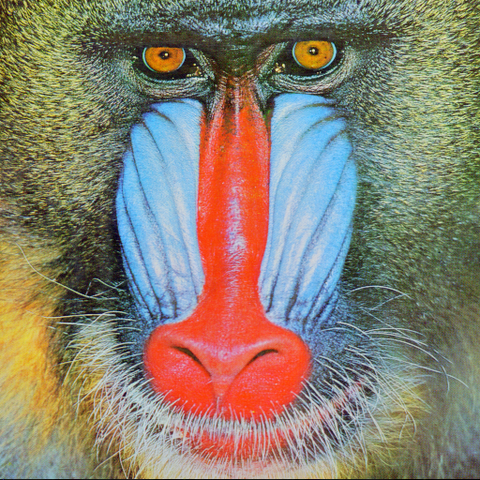
#> input picture machine-learning/scikit/mandrill.png, 480 x 480 px
$ python template_matching.py mandrill.png target.png   (older library calls are emulated)
#> lines starting #> are read from the running program, lines starting #| are printed output that depends on the picture
import sys
import numpy as np
from skimage import io
import matplotlib.pyplot as plt
import matplotlib.cm as cm


# [8 lines of commented-out code are left out]
template = io.imread('mandrill.png', as_grey = True)
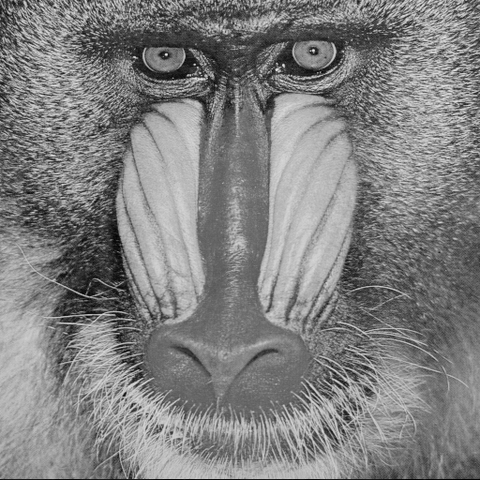
#> template: shape (480, 480) float64; min 0.00979, max 0.947, mean 0.506
target = io.imread('target.png', as_grey = True)
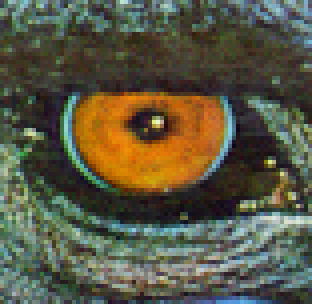
#> input picture machine-learning/scikit/target.png, 78 x 76 px (shown 4 times larger)
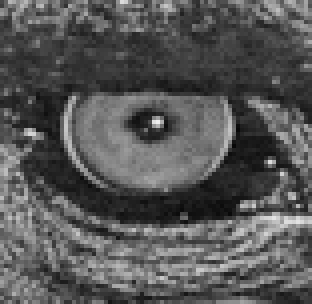
#> target: shape (76, 78) float64 (shown 4 times larger); min 0.0328, max 0.939, mean 0.339
th, tw = template.shape
#> th = 480; tw = 480


# variable for SSD
score_map = np.zeros(
        shape = (
            th - target.shape[0], # target.shape[0] - th,
            tw - target.shape[1]  # target.shape[1] - tw
            )
        )


# caliculate SSD
for y in range(score_map.shape[0]):
    for x in range(score_map.shape[1]):
#> (the run stopped early here; a loop or call above may not have finished)
